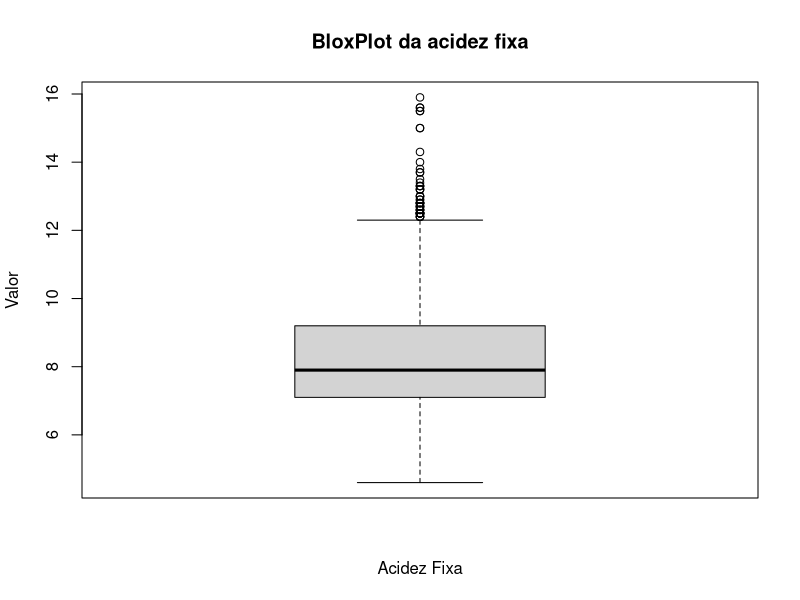
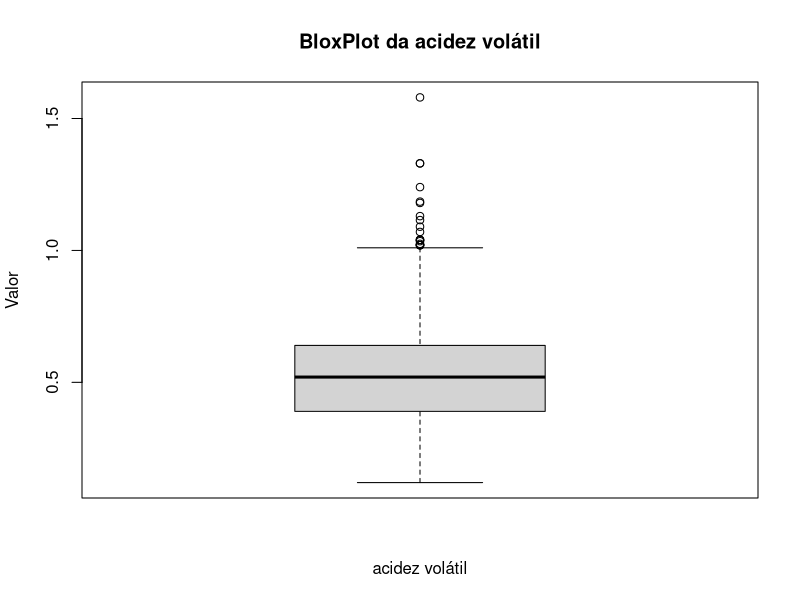
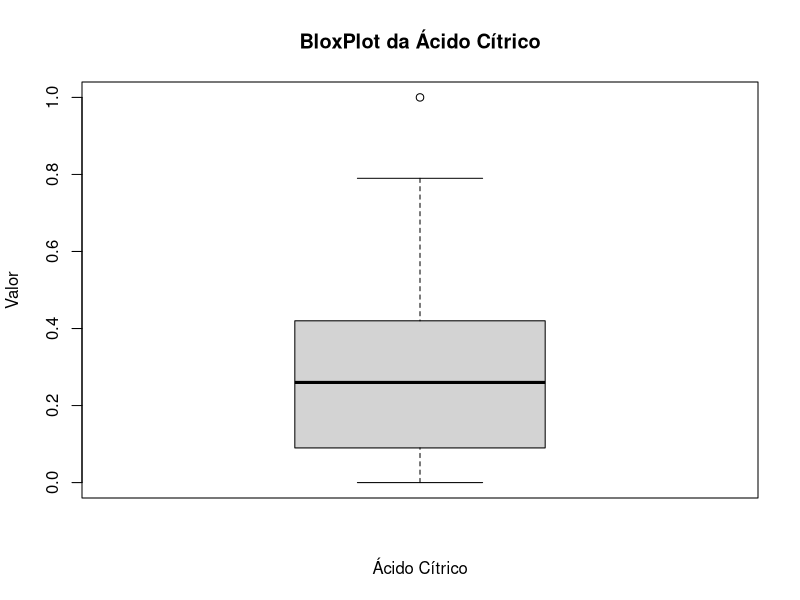
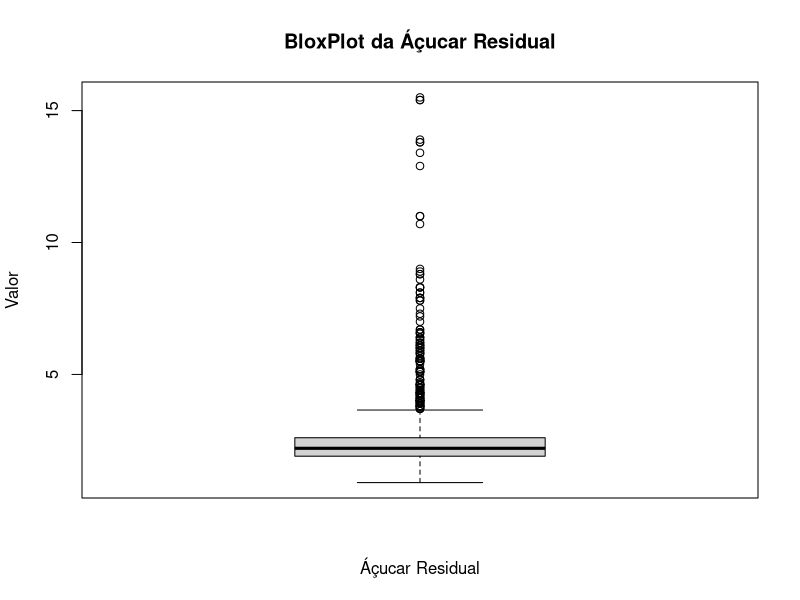
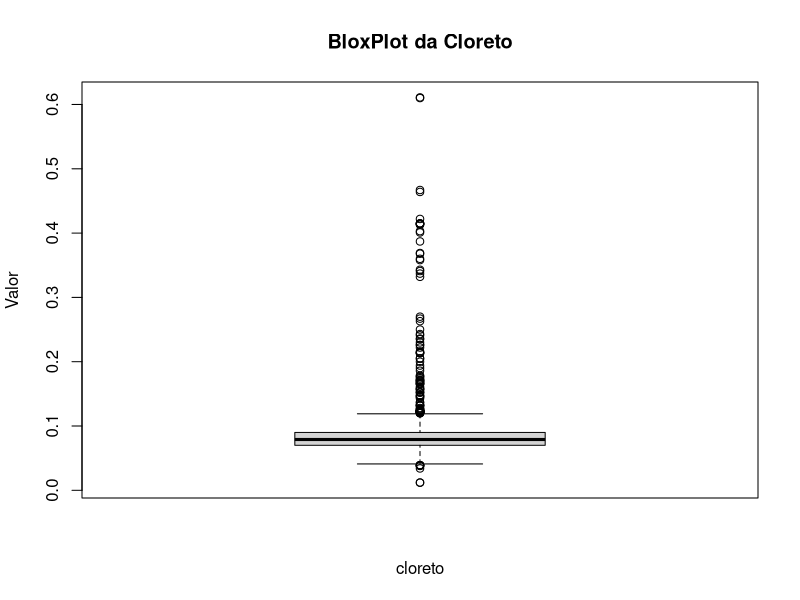
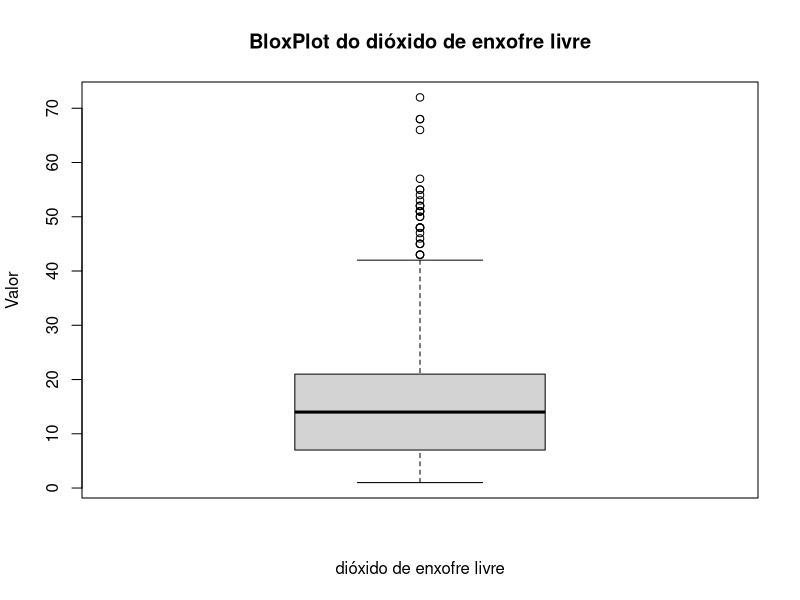
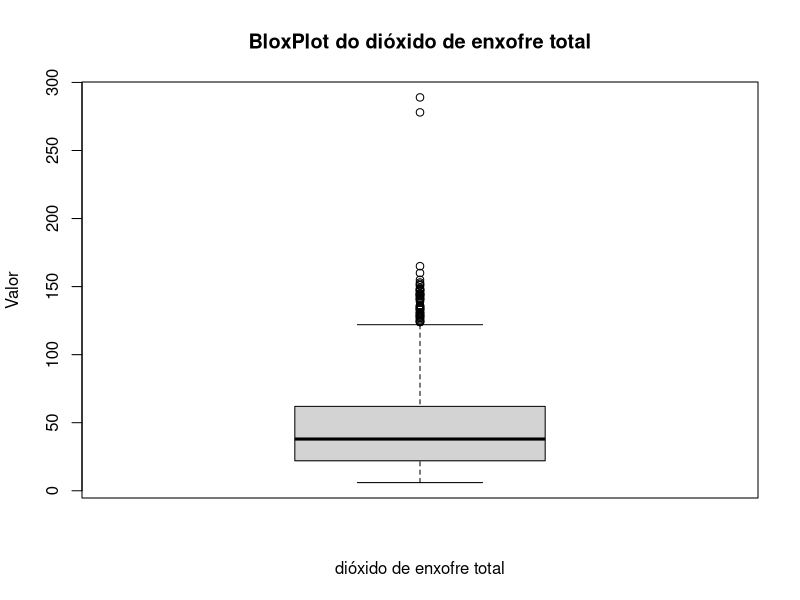
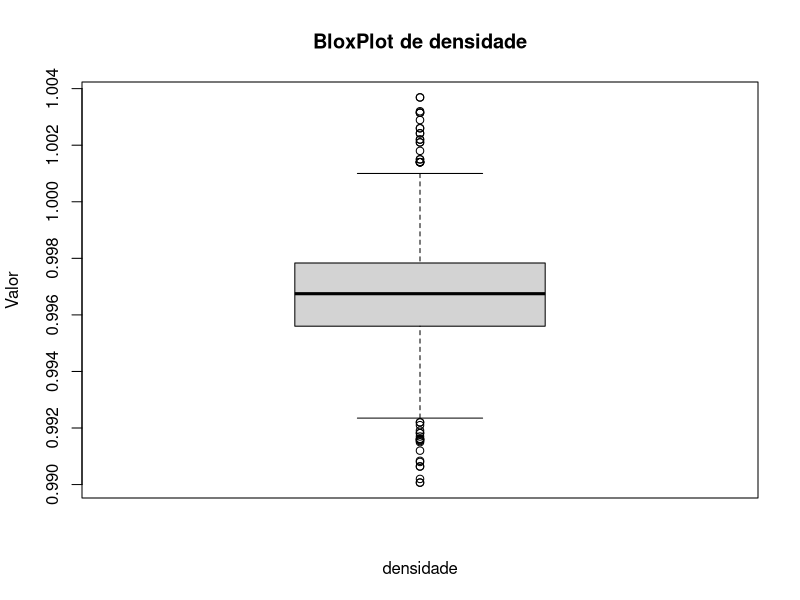

The R script that drew these images, in order:
library(tibble)
# set caminho dos dados
pathData <- '/home/felipe/Documentos/Analise de Dados/DCWine/DadosASeremAnalisados/food-wine-quality/data/'
setwd(pathData)

# -------------------------------------------------------------------------
#Ler dados de vinhos tintos
redWine <- data.frame(read.csv(file = 'winequality_red.csv'))

# -------------------------------------------------------------------------
#Alterar caminho para salvar as imagens geradas do gráfico
pathplot='/home/felipe/Documentos/Analise de Dados/DCWine/Gráficos/BoxPlot'
setwd(pathplot)

# Gerar Gráfico Bloxplot da Acidez Fixa
pathnameFile = 'BoxPlotAcidezFixa.jpeg'
jpeg(filename = pathnameFile, width = 800, height = 800, units = "px", pointsize = 12,
     quality = 75, bg = "white")
  boxplot(redWine$fixed_acidity, main="BloxPlot da acidez fixa", xlab="Acidez Fixa", ylab="Valor")
dev.off()

# Gerar Gráfico Bloxplot da acidez volátil
pathnameFile = 'BoxPlotAcidezVolatil.jpeg'
jpeg(filename = pathnameFile, width = 800, height = 800, units = "px", pointsize = 12,
     quality = 75, bg = "white")
  boxplot(redWine$volatile_acidity, main="BloxPlot da acidez volátil", xlab="acidez volátil", ylab="Valor")
dev.off()

# Gerar Gráfico Bloxplot da Ácido Cítrico
pathnameFile = 'BoxPlotAcidoCitrico.jpeg'
jpeg(filename = pathnameFile, width = 800, height = 800, units = "px", pointsize = 12,
     quality = 75, bg = "white")
  boxplot(redWine$citric_acid, main="BloxPlot da Ácido Cítrico", xlab="Ácido Cítrico", ylab="Valor")
dev.off()

# Gerar Gráfico Bloxplot da açucar residual
pathnameFile = 'BoxPlotAcucarResidual.jpeg'
jpeg(filename = pathnameFile, width = 800, height = 800, units = "px", pointsize = 12,
     quality = 75, bg = "white")
  boxplot(redWine$residual_sugar, main="BloxPlot da Áçucar Residual", xlab="Áçucar Residual", ylab="Valor")
dev.off()

# Gerar Gráfico Bloxplot de cloreto
pathnameFile = 'BoxPlotCloretos.jpeg'
jpeg(filename = pathnameFile, width = 800, height = 800, units = "px", pointsize = 12,
     quality = 75, bg = "white")
  boxplot(redWine$chlorides, main="BloxPlot da Cloreto", xlab="cloreto", ylab="Valor")
dev.off()

# Gerar Gráfico Bloxplot de dióxido de enxofre livre
pathnameFile = 'BoxPlotDióxidoDeEnxofreLivre.jpeg'
jpeg(filename = pathnameFile, width = 800, height = 800, units = "px", pointsize = 12,
     quality = 75, bg = "white")
  boxplot(redWine$free_sulfur_dioxide, main="BloxPlot do dióxido de enxofre livre", xlab="dióxido de enxofre livre", ylab="Valor")
dev.off()

# Gerar Gráfico Bloxplot dedióxido de enxofre total
pathnameFile = 'BoxPlotdióxidodeenxofretotal.jpeg'
jpeg(filename = pathnameFile, width = 800, height = 800, units = "px", pointsize = 12,
     quality = 75, bg = "white")
  boxplot(redWine$total_sulfur_dioxide, main="BloxPlot do dióxido de enxofre total", xlab="dióxido de enxofre total", ylab="Valor")
dev.off()


# Gerar Gráfico Bloxplot de densidade
pathnameFile = 'BoxPlotDensidade.jpeg'
jpeg(filename = pathnameFile, width = 800, height = 800, units = "px", pointsize = 12,
     quality = 75, bg = "white")
  boxplot(redWine$density, main="BloxPlot de densidade", xlab="densidade", ylab="Valor")
dev.off()

# Gerar Gráfico Bloxplot de ph
pathnameFile = 'BoxPlotPH.jpeg'
jpeg(filename = pathnameFile, width = 800, height = 800, units = "px", pointsize = 12,
     quality = 75, bg = "white")
  boxplot(redWine$ph, main="BloxPlot de PH", xlab="PH", ylab="Valor")
dev.off()

# Gerar Gráfico Bloxplot de ph
pathnameFile = 'BoxPlotSulfato.jpeg'
jpeg(filename = pathnameFile, width = 800, height = 800, units = "px", pointsize = 12,
     quality = 75, bg = "white")
  boxplot(redWine$sulphates, main="BloxPlot de sulfato", xlab="sulfato", ylab="Valor")
dev.off()

# Gerar Gráfico Bloxplot de álcool
pathnameFile = 'BoxPlotAlcool.jpeg'
jpeg(filename = pathnameFile, width = 800, height = 800, units = "px", pointsize = 12,
     quality = 75, bg = "white")
  boxplot(redWine$alcohol, main="BloxPlot de álcool", xlab="Álcool", ylab="Valor")
dev.off()

# Gerar Gráfico Bloxplot de álcool
pathnameFile = 'BoxPlotAlcool.jpeg'
jpeg(filename = pathnameFile, width = 800, height = 800, units = "px", pointsize = 12,
     quality = 75, bg = "white")
  boxplot(redWine$alcohol, main="BloxPlot de álcool", xlab="Álcool", ylab="Valor")
dev.off()

# Gerar Gráfico Bloxplot de Qualidade
pathnameFile = 'BoxPlotQualidade.jpeg'
jpeg(filename = pathnameFile, width = 800, height = 800, units = "px", pointsize = 12,
     quality = 75, bg = "white")
  boxplot(redWine$quality, main="BloxPlot de Qualidade", xlab="Qualidade", ylab="Valor")
dev.off()
